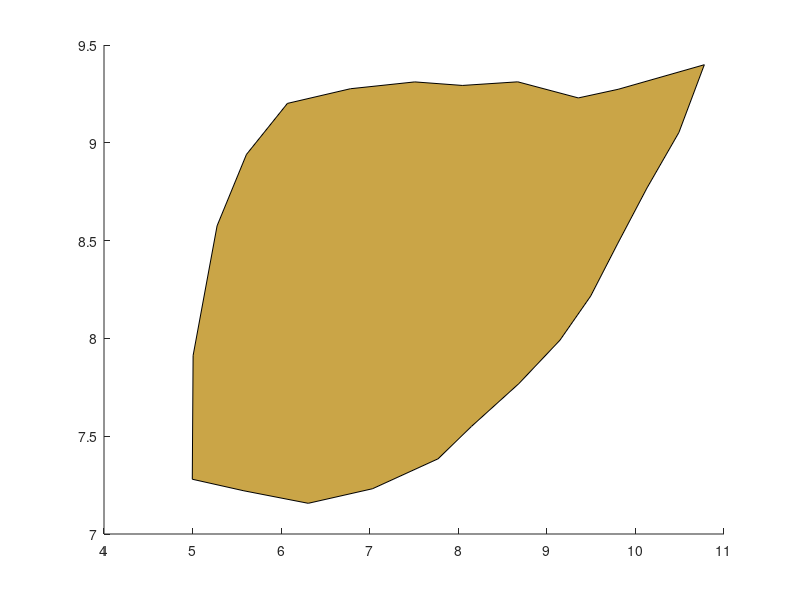

Write the MATLAB code that produced this figure. (Note: this script raises an error after producing the figure.)
%% script_2
%
%   This script produces the leaf of the peach
%

%read in data
data = csvread('data/leaf.csv');
%plot data
l = patch(data(:,1), data(:,2), [0.792, 0.647, 0.278]);
l.LineWidth = 1;

%% SOLUTION: Breakout 1

%read in data
% data = csvread('data/leaf.csv');
%plot data
% l = patch(data(:,1), data(:,2), [0.792, 0.647, 0.278]); % per reviewer comments
% l.LineWidth = 1;
